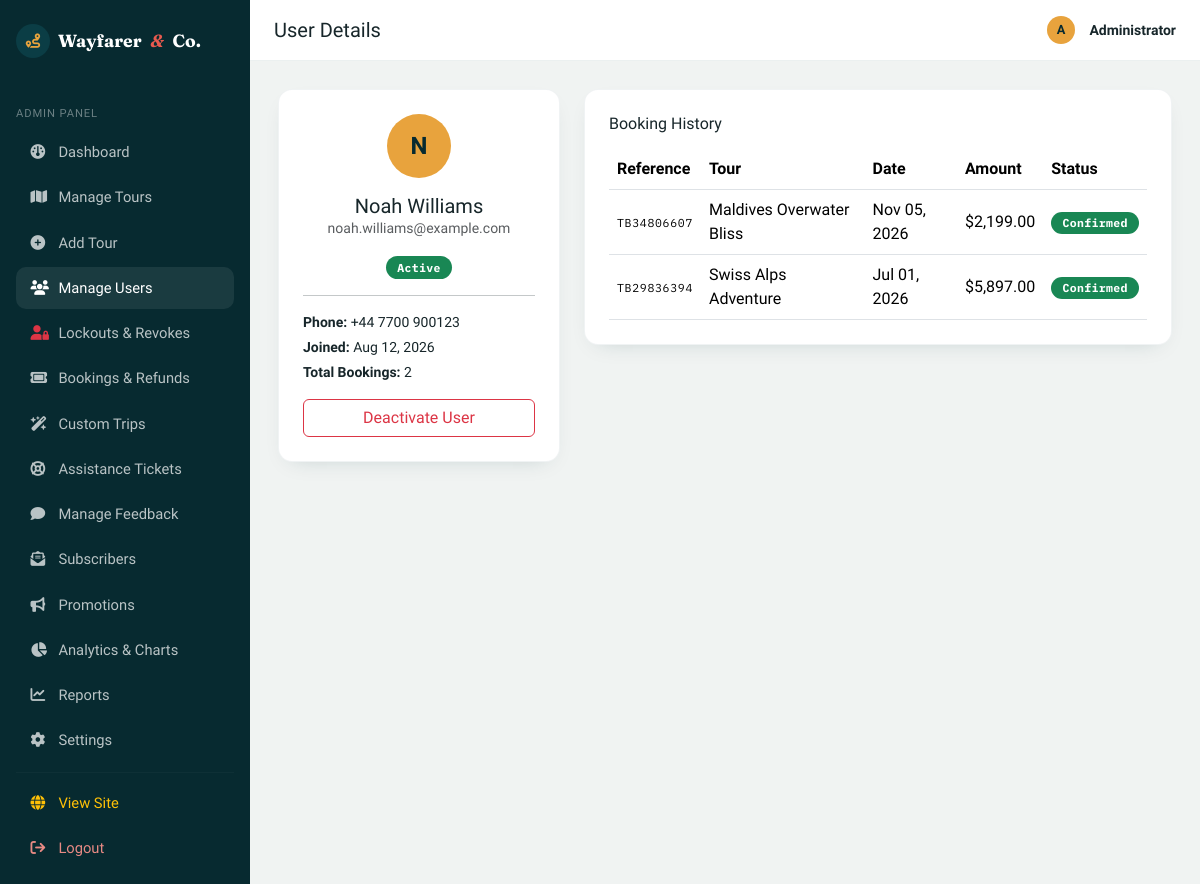
Screenshot of /admin/users/7 (signed in) with the database file from the repository.
### models/user.py (models this page shows, shortened)
class User(db.Model):
    __tablename__ = "users"
    id = db.Column(db.Integer, primary_key=True)
    name = db.Column(db.String(120), nullable=False)
    email = db.Column(db.String(150), unique=True, nullable=False, index=True)
    phone = db.Column(db.String(20), nullable=True)
    password_hash = db.Column(db.String(255), nullable=False)
    role = db.Column(db.String(20), nullable=False, default="user")  # 'user' or 'admin'
    reward_points = db.Column(db.Integer, default=100, nullable=False)
    referral_code = db.Column(db.String(30), unique=True, nullable=True)
    is_active = db.Column(db.Boolean, default=True, nullable=False)
    created_at = db.Column(db.DateTime, default=datetime.utcnow)
    bookings = db.relationship("Booking", backref="user", lazy=True, cascade="all, delete-orphan")
    feedbacks = db.relationship("Feedback", backref="user", lazy=True, cascade="all, delete-orphan")
    favorites = db.relationship("Favorite", backref="user", lazy=True, cascade="all, delete-orphan")
    def is_admin(self):
        return self.role == "admin"

### models/booking.py (models this page shows, shortened)
class Booking(db.Model):
    __tablename__ = "bookings"
    id = db.Column(db.Integer, primary_key=True)
    reference = db.Column(db.String(20), unique=True, nullable=False, default=_generate_reference)
    user_id = db.Column(db.Integer, db.ForeignKey("users.id"), nullable=False)
    tour_id = db.Column(db.Integer, db.ForeignKey("tours.id"), nullable=False)
    travel_date = db.Column(db.Date, nullable=False)
    adults = db.Column(db.Integer, nullable=False, default=1)
    children = db.Column(db.Integer, nullable=False, default=0)
    contact_number = db.Column(db.String(20), nullable=True)
    special_requests = db.Column(db.Text, nullable=True)
    total_amount = db.Column(db.Float, nullable=False, default=0.0)
    discount_amount = db.Column(db.Float, nullable=False, default=0.0)
    coupon_code = db.Column(db.String(30), nullable=True)
    has_insurance = db.Column(db.Boolean, default=False, nullable=False)
    hotel_tier = db.Column(db.String(30), default="Standard", nullable=False)
    status = db.Column(db.String(20), nullable=False, default="Booked")
    refund_amount = db.Column(db.Float, default=0.0, nullable=False)
    refund_status = db.Column(db.String(30), default="None", nullable=False)  # 'None', 'Refund Requested', 'Pending Refund', 'Refunded', 'Ineligible'
    refund_reason = db.Column(db.Text, nullable=True)
    admin_refund_note = db.Column(db.Text, nullable=True)
    created_at = db.Column(db.DateTime, default=datetime.utcnow)
    def status_badge_class(self):
        return {
            "Booked": "success",
            "Confirmed": "success",
            "Pending": "warning",
            "Completed": "info",
            "Cancelled": "danger",
        }.get(self.status, "secondary")

### models/tour.py (models this page shows, shortened)
class Tour(db.Model):
    __tablename__ = "tours"
    id = db.Column(db.Integer, primary_key=True)
    name = db.Column(db.String(150), nullable=False)
    destination = db.Column(db.String(100), nullable=False, index=True)
    category = db.Column(db.String(50), nullable=False, default="General")
    description = db.Column(db.Text, nullable=False, default="")
    itinerary = db.Column(db.Text, nullable=True)
    duration = db.Column(db.String(50), nullable=False, default="")  # e.g. "5 Days / 4 Nights"
    price = db.Column(db.Float, nullable=False, default=0.0)
    child_price = db.Column(db.Float, nullable=False, default=0.0)
    available_seats = db.Column(db.Integer, nullable=False, default=0)
    start_date = db.Column(db.Date, nullable=True)
    end_date = db.Column(db.Date, nullable=True)
    image_url = db.Column(db.String(400), nullable=True)
    included = db.Column(db.Text, nullable=True)
    excluded = db.Column(db.Text, nullable=True)
    rating = db.Column(db.Float, nullable=False, default=4.5)
    difficulty = db.Column(db.String(30), nullable=False, default="Easy")  # Easy, Moderate, Challenging, Expedition
    season = db.Column(db.String(30), nullable=False, default="All Year")   # Spring, Summer, Autumn, Winter, All Year
    tags = db.Column(db.String(200), nullable=True, default="Popular, Recommended")  # Comma separated
    latitude = db.Column(db.Float, nullable=True, default=46.8182)
    longitude = db.Column(db.Float, nullable=True, default=8.2275)
    max_seats = db.Column(db.Integer, nullable=False, default=30)
    is_active = db.Column(db.Boolean, default=True, nullable=False)
    created_at = db.Column(db.DateTime, default=datetime.utcnow)
    bookings = db.relationship("Booking", backref="tour", lazy=True)
    feedbacks = db.relationship("Feedback", backref="tour", lazy=True)
    favorited_by = db.relationship("Favorite", backref="tour", lazy=True)

### routes/admin.py (the view)
@admin_bp.route("/users/<int:user_id>")
@admin_required
def user_details(user_id):
    user = User.query.get_or_404(user_id)
    bookings = Booking.query.filter_by(user_id=user.id).order_by(Booking.created_at.desc()).all()
    return render_template("admin/user_details.html", user=user, bookings=bookings)

### routes/main.py (called while the page is built)
@main_bp.app_context_processor
def inject_globals():
    from flask import session
    security_mode = session.get("security_mode", "ON")
    return {
        "current_user": get_current_user(),
        "security_mode": security_mode
    }

### routes/utils.py (called while the page is built)
def get_current_user():
    user_id = session.get("user_id")
    if not user_id:
        return None
    return db.session.get(User, user_id)

def admin_required(view_func):
    @wraps(view_func)
    def wrapped(*args, **kwargs):
        if not session.get("admin_id"):
            log_security_event("ADMIN_UNAUTHORIZED", f"Unauthorized attempt to access admin route {request.path}.")
            flash("Please log in as an administrator.", "warning")
            return redirect(url_for("admin.login"))
        admin = db.session.get(User, session["admin_id"])
        if admin is None or not admin.is_admin() or not admin.is_active:
            log_security_event("ADMIN_SESSION_INVALID", f"Invalid admin session for user {session.get('admin_id')}.")
            session.pop("admin_id", None)
            flash("Admin session invalid. Please log in again.", "danger")
            return redirect(url_for("admin.login"))
        return view_func(*args, **kwargs)
    return wrapped

### templates/admin/user_details.html (shortened to what this page needs)
{% extends "admin/base_admin.html" %}
{% set active = 'users' %}
{% block page_title %}User Details{% endblock %}
{% block admin_content %}
<div class="row g-4">
    <div class="col-lg-4">
        <div class="wf-panel p-4 text-center">
            <span class="wf-avatar mx-auto mb-3" style="width:64px;height:64px;font-size:1.5rem;">{{ user.name[0]|upper }}</span>
            <h5 class="mb-0">{{ user.name }}</h5>
            <p class="text-muted small">{{ user.email }}</p>
            {% if user.is_active %}
            <span class="badge bg-success wf-badge-status">Active</span>
            {% else %}
            <span class="badge bg-secondary wf-badge-status">Deactivated</span>
            {% endif %}
            <hr>
            <div class="text-start small">
                <p class="mb-1"><strong>Phone:</strong> {{ user.phone or '—' }}</p>
                <p class="mb-1"><strong>Joined:</strong> {{ user.created_at.strftime('%b %d, %Y') }}</p>
                <p class="mb-0"><strong>Total Bookings:</strong> {{ bookings|length }}</p>
            </div>
            <form method="post" action="{{ url_for('admin.toggle_user', user_id=user.id) }}" class="mt-3">
                <button type="submit" class="btn {{ 'btn-outline-danger' if user.is_active else 'btn-outline-success' }} w-100">
                    {{ 'Deactivate User' if user.is_active else 'Activate User' }}
                </button>
            </form>
        </div>
    </div>
    <div class="col-lg-8">
        <div class="wf-panel p-4">
            <h6 class="mb-3">Booking History</h6>
            <div class="table-responsive">
                <table class="table align-middle mb-0">
                    <thead><tr><th>Reference</th><th>Tour</th><th>Date</th><th>Amount</th><th>Status</th></tr></thead>
                    <tbody>
                        {% for b in bookings %}
                        <tr>
                            <td class="wf-tour-dest">{{ b.reference }}</td>
                            <td>{{ b.tour.name }}</td>
                            <td>{{ b.travel_date.strftime('%b %d, %Y') }}</td>
                            <td>{{ b.total_amount|currency }}</td>
                            <td><span class="badge bg-{{ b.status_badge_class() }} wf-badge-status">{{ b.status }}</span></td>
                        </tr>
                        {% else %}
                        <tr><td colspan="5" class="text-center text-muted py-4">No bookings yet.</td></tr>
                        {% endfor %}
                    </tbody>
                </table>
            </div>
        </div>
    </div>
</div>
{% endblock %}

### static/css/style.css (style rules this page uses)
:root { --wf-navy: #0B3D45; --wf-navy-deep: #072A30; --wf-amber: #E8A33D; --wf-sand: #F4EDE1; --wf-sand-dark: #E9DFCE; --wf-coral: #E85A4F; --wf-palm: #3F7D5C; --wf-ink: #17262A; --wf-white: #FFFFFF; --wf-font-display: 'Fraunces', serif; --wf-font-body: 'Work Sans', sans-serif; --wf-font-mono: 'IBM Plex Mono', monospace; --wf-radius: 14px; --wf-radius-lg: 22px; --wf-shadow: 0 12px 30px -14px rgba(11, 61, 69, 0.35); }
* { box-sizing: border-box; }
html { scroll-behavior: smooth; }
body { font-family: var(--wf-font-body); color: var(--wf-ink); background-color: var(--wf-sand); -webkit-font-smoothing: antialiased; }
.wf-avatar { display: inline-flex; align-items: center; justify-content: center; width: 28px; height: 28px; border-radius: 50%; background-color: var(--wf-amber); color: var(--wf-navy-deep); font-weight: 700; font-size: 0.8rem; margin-right: 0.4rem; }
.wf-tour-dest { font-family: var(--wf-font-mono); font-size: 0.72rem; color: var(--wf-palm); text-transform: uppercase; letter-spacing: 0.06em; }
.wf-panel { background: var(--wf-white); border-radius: var(--wf-radius); box-shadow: 0 8px 22px -14px rgba(11, 61, 69, 0.25); border: 1px solid rgba(11,61,69,0.06); }
.wf-badge-status { font-family: var(--wf-font-mono); font-size: 0.72rem; letter-spacing: 0.03em; padding: 0.35rem 0.7rem; border-radius: 999px; }
.wf-admin-body { background: #F0F3F2; min-height: 100vh; }

### rows the page displays
User: name "N", name "Noah Williams", email "noah.williams@example.com", phone "+44 7700 900123", created_at "Aug 12, 2026", is_active "Deactivate User"
Booking: reference "TB34806607", tour.name "Maldives Overwater Bliss", travel_date "Nov 05, 2026", total_amount "$2,199.00", status "Confirmed"
Booking: reference "TB29836394", tour.name "Swiss Alps Adventure", travel_date "Jul 01, 2026", total_amount "$5,897.00", status "Confirmed"

### other values shown
{{ bookings|length }} "2"
